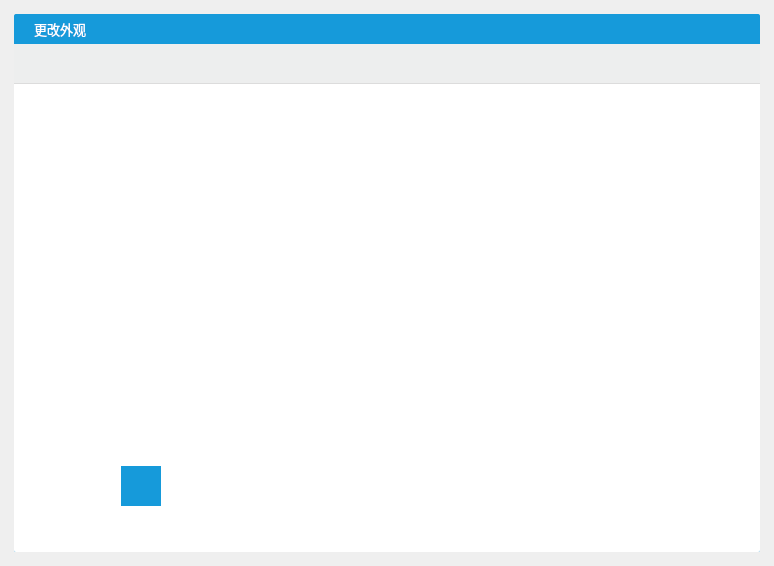
<?xml version="1.0" encoding="UTF-8"?>
<ui version="4.0">
 <class>ColorPickForm</class>
 <widget class="QWidget" name="ColorPickForm">
  <property name="geometry">
   <rect>
    <x>0</x>
    <y>0</y>
    <width>774</width>
    <height>566</height>
   </rect>
  </property>
  <property name="windowTitle">
   <string>选择皮肤</string>
  </property>
  <property name="windowIcon">
   <iconset resource="../../rs/rs.qrc">
    <normaloff>:/sys/qlogo.png</normaloff>:/sys/qlogo.png</iconset>
  </property>
  <property name="styleSheet">
   <string notr="true">*{
	font: 75 9pt &quot;微软雅黑&quot;;
}

#color_main_widget{
	border-image: url(:/sys/back.png) 5;
	border-radius:2px;
}

#centralwidget{
	border-radius:2px;
	background-color: rgb(22, 154, 218);
}

/*标题栏*/
#color_main_top{
	
	border-top-left-radius:2px;
	border-top-right-radius:2px;
}

#color_main_top *{
	color:#fff;
	font-size:10pt;
}

/*缩小及关闭按钮*/
#color_main_top QPushButton{
	border:none;
	width:20px;
	height:20px;
	border-radius:2px;
}

#color_main_top QPushButton:hover{
   border:1px solid rgb(13, 97, 137);
   
}

#color_main_top QPushButton#pushButton_minimize{
	background-image: url(:/sys/mainform_minimize.png);
}

#color_main_top QPushButton#pushButton_shutdown{
	background-image: url(:/sys/mainform_shutdown.png);
}


#color_main_con{
	
	background-color: rgb(255, 255, 255);
	border-bottom-left-radius:2px;
	border-bottom-right-radius:2px;
}

#color_main_con #widget_tool{
	background-color: rgb(237, 238, 238);
	border-bottom:1px solid rgb(220,220,220);
}

#color_main_con #widget_colors{

}

#color_main_con #color_items QPushButton,#color_panle_pushButton{
	background-color: rgb(22, 154, 218);
	border:none;
}

#color_main_con #color_items QPushButton:hover,
#color_panle_pushButton:hover
{
	border:3px solid rgb(39,140,222);
}

#color_panle_pushButton{
	background-image: url(:/sys/color_panle.png);
	
}
</string>
  </property>
  <layout class="QVBoxLayout" name="verticalLayout_5">
   <item>
    <widget class="QWidget" name="color_main_widget" native="true">
     <property name="minimumSize">
      <size>
       <width>752</width>
       <height>544</height>
      </size>
     </property>
     <layout class="QVBoxLayout" name="verticalLayout_4">
      <property name="spacing">
       <number>0</number>
      </property>
      <property name="leftMargin">
       <number>3</number>
      </property>
      <property name="topMargin">
       <number>3</number>
      </property>
      <property name="rightMargin">
       <number>3</number>
      </property>
      <property name="bottomMargin">
       <number>3</number>
      </property>
      <item>
       <widget class="QWidget" name="centralwidget" native="true">
        <layout class="QVBoxLayout" name="verticalLayout_3">
         <property name="spacing">
          <number>0</number>
         </property>
         <property name="leftMargin">
          <number>0</number>
         </property>
         <property name="topMargin">
          <number>0</number>
         </property>
         <property name="rightMargin">
          <number>0</number>
         </property>
         <property name="bottomMargin">
          <number>0</number>
         </property>
         <item>
          <widget class="QWidget" name="color_main_top" native="true">
           <property name="minimumSize">
            <size>
             <width>0</width>
             <height>30</height>
            </size>
           </property>
           <property name="maximumSize">
            <size>
             <width>16777215</width>
             <height>30</height>
            </size>
           </property>
           <layout class="QHBoxLayout" name="horizontalLayout">
            <property name="spacing">
             <number>6</number>
            </property>
            <property name="leftMargin">
             <number>6</number>
            </property>
            <property name="topMargin">
             <number>6</number>
            </property>
            <property name="rightMargin">
             <number>6</number>
            </property>
            <property name="bottomMargin">
             <number>6</number>
            </property>
            <item>
             <widget class="QLabel" name="label_2">
              <property name="maximumSize">
               <size>
                <width>20</width>
                <height>20</height>
               </size>
              </property>
              <property name="text">
               <string/>
              </property>
              <property name="pixmap">
               <pixmap resource="../../rs/rs.qrc">:/sys/qlogo.png</pixmap>
              </property>
              <property name="scaledContents">
               <bool>true</bool>
              </property>
             </widget>
            </item>
            <item>
             <widget class="QLabel" name="label">
              <property name="text">
               <string>更改外观</string>
              </property>
             </widget>
            </item>
            <item>
             <spacer name="horizontalSpacer2">
              <property name="orientation">
               <enum>Qt::Horizontal</enum>
              </property>
              <property name="sizeHint" stdset="0">
               <size>
                <width>631</width>
                <height>15</height>
               </size>
              </property>
             </spacer>
            </item>
            <item>
             <widget class="QPushButton" name="pushButton_minimize">
              <property name="minimumSize">
               <size>
                <width>20</width>
                <height>20</height>
               </size>
              </property>
              <property name="text">
               <string/>
              </property>
             </widget>
            </item>
            <item>
             <widget class="QPushButton" name="pushButton_shutdown">
              <property name="minimumSize">
               <size>
                <width>20</width>
                <height>20</height>
               </size>
              </property>
              <property name="text">
               <string/>
              </property>
             </widget>
            </item>
           </layout>
          </widget>
         </item>
         <item>
          <widget class="QWidget" name="color_main_con" native="true">
           <layout class="QVBoxLayout" name="verticalLayout_2">
            <property name="spacing">
             <number>0</number>
            </property>
            <property name="leftMargin">
             <number>0</number>
            </property>
            <property name="topMargin">
             <number>0</number>
            </property>
            <property name="rightMargin">
             <number>0</number>
            </property>
            <property name="bottomMargin">
             <number>0</number>
            </property>
            <item>
             <widget class="QWidget" name="widget_tool" native="true">
              <property name="minimumSize">
               <size>
                <width>0</width>
                <height>40</height>
               </size>
              </property>
              <property name="maximumSize">
               <size>
                <width>16777215</width>
                <height>40</height>
               </size>
              </property>
             </widget>
            </item>
            <item>
             <widget class="QWidget" name="widget_colors" native="true">
              <layout class="QVBoxLayout" name="verticalLayout" stretch="1,0">
               <property name="spacing">
                <number>1</number>
               </property>
               <property name="leftMargin">
                <number>6</number>
               </property>
               <property name="topMargin">
                <number>6</number>
               </property>
               <property name="rightMargin">
                <number>6</number>
               </property>
               <property name="bottomMargin">
                <number>6</number>
               </property>
               <item>
                <widget class="QWidget" name="widget" native="true"/>
               </item>
               <item>
                <widget class="QWidget" name="widget_2" native="true">
                 <layout class="QHBoxLayout" name="horizontalLayout_2" stretch="0,0,1">
                  <property name="spacing">
                   <number>1</number>
                  </property>
                  <property name="leftMargin">
                   <number>0</number>
                  </property>
                  <property name="topMargin">
                   <number>0</number>
                  </property>
                  <property name="rightMargin">
                   <number>0</number>
                  </property>
                  <property name="bottomMargin">
                   <number>0</number>
                  </property>
                  <item>
                   <widget class="QWidget" name="color_items" native="true">
                    <property name="minimumSize">
                     <size>
                      <width>100</width>
                      <height>40</height>
                     </size>
                    </property>
                   </widget>
                  </item>
                  <item>
                   <widget class="QPushButton" name="color_panle_pushButton">
                    <property name="minimumSize">
                     <size>
                      <width>40</width>
                      <height>40</height>
                     </size>
                    </property>
                    <property name="maximumSize">
                     <size>
                      <width>40</width>
                      <height>40</height>
                     </size>
                    </property>
                    <property name="text">
                     <string/>
                    </property>
                   </widget>
                  </item>
                  <item>
                   <spacer name="horizontalSpacer">
                    <property name="orientation">
                     <enum>Qt::Horizontal</enum>
                    </property>
                    <property name="sizeHint" stdset="0">
                     <size>
                      <width>589</width>
                      <height>20</height>
                     </size>
                    </property>
                   </spacer>
                  </item>
                 </layout>
                </widget>
               </item>
              </layout>
             </widget>
            </item>
            <item>
             <widget class="QWidget" name="widget_operate" native="true">
              <property name="minimumSize">
               <size>
                <width>0</width>
                <height>40</height>
               </size>
              </property>
              <property name="maximumSize">
               <size>
                <width>16777215</width>
                <height>40</height>
               </size>
              </property>
             </widget>
            </item>
           </layout>
          </widget>
         </item>
        </layout>
       </widget>
      </item>
     </layout>
    </widget>
   </item>
  </layout>
 </widget>
 <resources>
  <include location="../../rs/rs.qrc"/>
 </resources>
 <connections/>
</ui>
